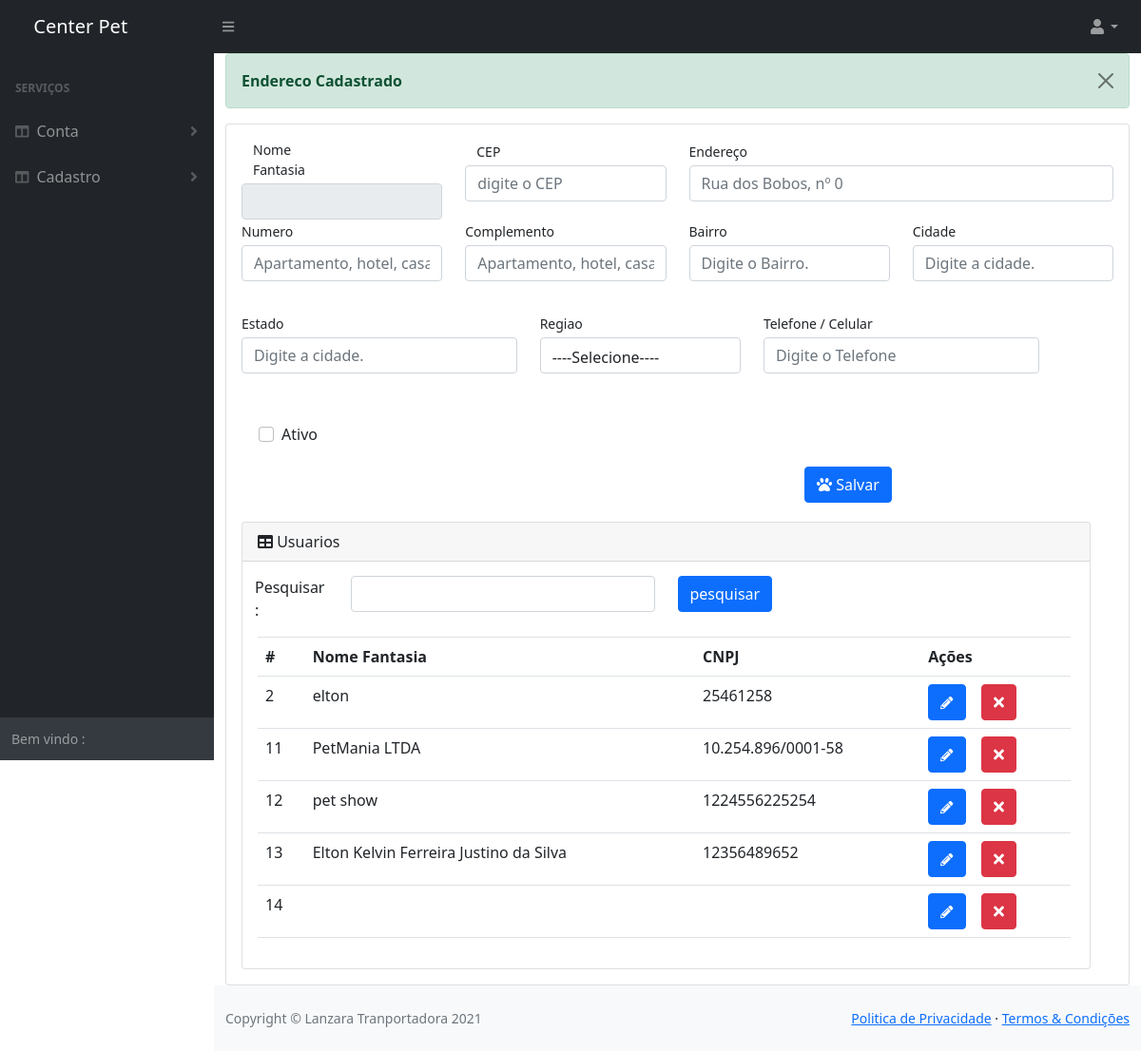
/sistema/Cad_enderecoG.php?sucesso=1 (signed in), run on the app's committed database.
### tables this page shows
CREATE TABLE `usuario` (
  `id_usuario` int(11) NOT NULL,
  `nome_fantasia` varchar(300) NOT NULL,
  `cnpj` varchar(300) NOT NULL,
  `nome_responsavel` varchar(300) DEFAULT NULL,
  `telefone` varchar(25) DEFAULT NULL,
  `tipo_usuario` varchar(300) NOT NULL,
  `email` varchar(300) NOT NULL,
  `senha` varchar(300) NOT NULL
);

### sistema/Cad_enderecoG.php (the view, shortened to what this page needs)
<!DOCTYPE html>
<html lang="pt-BR">
<head>
    <link href="css/styles.css" rel="stylesheet" />
    <link href="https://cdn.jsdelivr.net/npm/bootstrap@5.0.1/dist/css/bootstrap.min.css" rel="stylesheet">
    <link href="https://cdn.datatables.net/1.10.20/css/dataTables.bootstrap4.min.css" rel="stylesheet" />
    <?php
    $regiao = array(
        "" => "----Selecione----",
        "Leste" => "Leste",
        "Oeste" => "Oeste",
        "Central" => "Central",
        "Note" => "Note",
        "Sul" => "Sul",
        "interior" => "interior"
    );
    ?>
</head>
<body class="sb-nav-fixed">
    <?php include 'nav.php'; ?>
    <div id="layoutSidenav">
        <?php include 'menu_lateral.php'; ?>
        <div id="layoutSidenav_content">
            <main>
                <div class="container-fluid">
                    <?php if (isset($_GET["sucesso"])) { ?>
                        <?php
                        if ($_GET["sucesso"] == 1) { ?>
                            <div class="alert alert-success alert-dismissible fade show" role="alert">
                                <strong>Endereco Cadastrado</strong>
                                <button type="button" class="btn-close" data-bs-dismiss="alert" aria-label="Close"></button>
                            </div>
                        <?php } else if ($_GET["sucesso"] == 2) { ?>
                            <div class="alert alert-success alert-dismissible fade show" role="alert">
                                <strong> Endereco Atualizado!</strong>
                                <button type="button" class="btn-close" data-bs-dismiss="alert" aria-label="Close"></button>
                            </div>
                        <?php } ?>
                    <?php } ?>
                    <div class="card">
                        <div class="card-body">
                            <form id="formExemplo" method="post" action="crud/crud_enderecoG.php" data-toggle="validator" role="form">
                                <div class="form-group row">
                                    <div class=" col-md-3">
                                        <label for="cep" class="small col-md-6 mb-1">Nome Fantasia</label>
                                        <input name="nome_fantasia" type="text"  class="form-control" id="cep" value="<?php if (isset($_GET["id_usuario"])) {
                                                                                                                                            echo $dados["nome_fantasia"];
                                                                                                                                        } ?>" disabled >
                                    </div>
                                    <div class=" col-md-3">
                                        <label for="cep" class="small col-md-3 mb-1">CEP</label>
                                        <input name="cep" type="text" placeholder="digite o CEP" class="form-control" id="cep" value="<?php if (isset($_GET["id_endereco"])) {
                                                                                                                                            echo $dados["cep"];
                                                                                                                                        } ?>" onblur="pesquisacep(this.value);">
                                    </div>
                                    <div class="form-group col-md-6">
                                        <label for="inputAddress" class="small mb-1">Endereço</label>
                                        <input type="text" class="form-control py-3" id="rua" placeholder="Rua dos Bobos, nº 0" name="logradouro" value="<?php if (isset($_GET["id_endereco"])) {
                                                                                                                                                                echo $dados["logradouro"];
                                                                                                                                                            } ?>">
                                    </div>
                                    <div class="form-group col-md-3">
                                        <label for="inputAddress2" class="small mb-1">Numero</label>
                                        <input type="text" class="form-control " id="inputAddress" value="<?php if (isset($_GET["id_endereco"])) {
                                                                                                                echo $dados["num"];
                                                                                                            } ?>" placeholder="Apartamento, hotel, casa, etc." name="num">
                                    </div>
                                    <div class="form-group col-md-3">
                                        <label for="inputAddress2" class="small mb-1">Complemento</label>
                                        <input type="text" class="form-control" id="inputAddress" value="<?php if (isset($_GET["id_endereco"])) {
                                                                                                                echo $dados["complemento"];
                                                                                                            } ?>" placeholder="Apartamento, hotel, casa, etc." name="complemento">
                                    </div>
                                    <div class="form-group col-md-3">
                                        <div class="form-group">
                                            <label class="small mb-1" for="inputLastName">Bairro</label>
                                            <input type="text" class="form-control" id="bairro" value="<?php if (isset($_GET["id_endereco"])) {
                                                                                                            echo $dados["bairro"];
                                                                                                        } ?>" placeholder="Digite o Bairro." name="bairro" required>
                                        </div>
                                    </div>
                                    <div class="form-group col-md-3">
                                        <div class="form-group">
                                            <label class="small mb-1" for="inputLastName">Cidade</label>
                                            <input type="text" class="form-control" id="cidade" value="<?php if (isset($_GET["id_endereco"])) {
                                                                                                            echo $dados["cidade"];
                                                                                                        } ?>" placeholder="Digite a cidade." name="cidade" required>
                                        </div>
                                    </div>
                                    <div class="form-group col-md-4">
                                        <div class="form-group">
                                            <label class="small mb-1" for="inputLastName">Estado</label>
                                            <input type="text" class="form-control" id="uf" value="<?php if (isset($_GET["id_endereco"])) {
                                                                                                        echo $dados["estado"];
                                                                                                    } ?>" placeholder="Digite a cidade." name="estado" required>
                                        </div>
                                    </div>
                                    <div class="form-group col-md-3 mb-0">
                                        <label class="small mb-1" for="cmbR">Regiao</label>
                                        <select id="cmbR" class="form-control py-2" name="regiao">
                                            <?php
                                            if (isset($_GET["id_endereco"])) {
                                                foreach ($regiao as $key => $value) {
                                                    if ($dados["regiao"] == $key) {
                                                        echo "<option value=" . $key . " selected>" . $value . "</option>";
                                                    } else {
                                                        echo "<option value=" . $key . ">" . $value . "</option>";
                                                    }
                                                }
                                            } else {
                                                foreach ($regiao as $key => $value) {
                                                    echo "<option value=" . $key . ">" . $value . "</option>";
                                                }
                                            }
                                            ?>
                                        </select>
                                    </div>
                                    <div class="col-md-4">
                                        <div class="form-group">
                                            <label class="small mb-1" for="txtTelefone">Telefone / Celular</label>
                                            <input class="form-control py-2 num" id="txtTelefone" value="<?php if (isset($_GET["id_endereco"])) {
                                                                                                                echo $dados["telefone"];
                                                                                                            } ?>" type="text" placeholder="Digite o Telefone" name="telefone" required />
                                        </div>
                                    </div>
                                    <div class="form-check" style="margin-left:30px; margin-top: 20px; ">
                                        <input type="checkbox" class="form-check-input" value="S" id="AtivoCli" name="ativo" <?php if (isset($_GET["id_endereco"])) {
                                                                                                                                    if ($dados["ativo"] == "S") {
                                                                                                                                        echo "checked";
                                                                                                                                    }
                                                                                                                                } ?>>
                                        <label class="form-check-label" for="AtivoCli">Ativo</label>
                                    </div>
                                </div>
                                <div id="botoes" class="col-md-9 col-xs-12" style="margin-left:560px; margin: 20px; ">
                                    <div style="margin-left:560px; margin-top: 20px; " class="col-md-15">
                                        <button type="submit" class="btn btn-primary"><i class="fas fa-paw"></i> Salvar</button>
                                    </div>
                                </div>
                            </form>
                            <div class="row w-100">
                                <div class="col-xl-12 col-md-12 ">
                                    <div class="card">
                                        <div class="card-header">
                                            <i class="fas fa-table mr-6"></i> Usuarios
                                        </div>
                                        <form method="GET" style="margin-top:15px;" action="Cad_enderecoG.php">
                                            <div class="row">
                                                <div class="col-md-6">
                                                    <div class="row">
                                                        <br />
                                                        <div style="padding-left:25px;" class="col-md-3">
                                                            Pesquisar:
                                                        </div>
                                                        <div class="col-md-9">
                                                            <input type="text" value="<?php if (isset($_GET["pesquisa"])) {
                                                                                            echo $_GET["pesquisa"];
                                                                                        } ?>" name="pesquisa" class="form-control">
                                                        </div>
                                                    </div>
                                                </div>
                                                <div class="col-md-6">
                                                    <input type="submit" class="btn btn-primary" value="pesquisar">
                                                </div>
                                            </div>
                                        </form>
                                        <div class="card-body mr-1">
                                            <table class="table table-hover">
                                                <tr>
                                                    <th>#</th>
                                                    <th>Nome Fantasia</th>
                                                    <th>CNPJ</th>
                                                    <th>Ações</th>
                                                </tr>
                                                <?php
                                                $consultaTabela = "";
                                                if (isset($_GET["pesquisa"])) {
                                                    $pesquisa = $_GET["pesquisa"];
                                                    $consultaTabela = "SELECT * FROM endereco WHERE nome LIKE '%$pesquisa%' OR sobrenome LIKE '%$pesquisa%' OR email LIKE '%$pesquisa%' OR cpf LIKE '%$pesquisa%'";
                                                } else {
                                                    $consultaTabela = "SELECT * FROM usuario";
                                                }
                                                $queryClietes = $conexao->query($consultaTabela);
                                                while ($dados = $queryClietes->fetch_assoc()) {
                                                ?>
                                                    <tr>
                                                        <td><?php echo $dados["id_usuario"]; ?></td>
                                                        <td><?php echo $dados["nome_fantasia"]; ?></td>
                                                        <td><?php echo $dados["cnpj"];; ?></td>
                                                        <td>
                                                            <a href="Cad_enderecoG.php?id_usuario=<?php echo $dados["id_usuario"]; ?>" class="btn btn-primary"><i style="font-size: 10pt;" class="fas fa-pencil-alt"></i></a>
                                                            <a href="crud/crud_endereco.php?excluir=1&id_usuario=<?php echo $dados["id_usuario"]; ?>" class="btn btn-danger btn-excluir-cliente"><i class="fas fa-times"></i></a>
                                                        </td>
                                                    </tr>
                                                <?php } ?>
                                            </table>
                                        </div>
                                    </div>
                                </div>
                            </div>
                        </div>
                    </div>
                </div>
            </main>
            <?php include 'footer.php'; ?>
        </div>
    </div>
</body>
</html>

### data on the page
usuario: id_usuario "2", nome_fantasia "elton", cnpj "25461258"
usuario: id_usuario "11", nome_fantasia "PetMania LTDA", cnpj "10.254.896/0001-58"
usuario: id_usuario "12", nome_fantasia "pet show", cnpj "1224556225254"
usuario: id_usuario "13", nome_fantasia "Elton Kelvin Ferreira Justino da Silva", cnpj "12356489652"
usuario: id_usuario "14"

### other printed values
form field regiao "----Selecione----"
